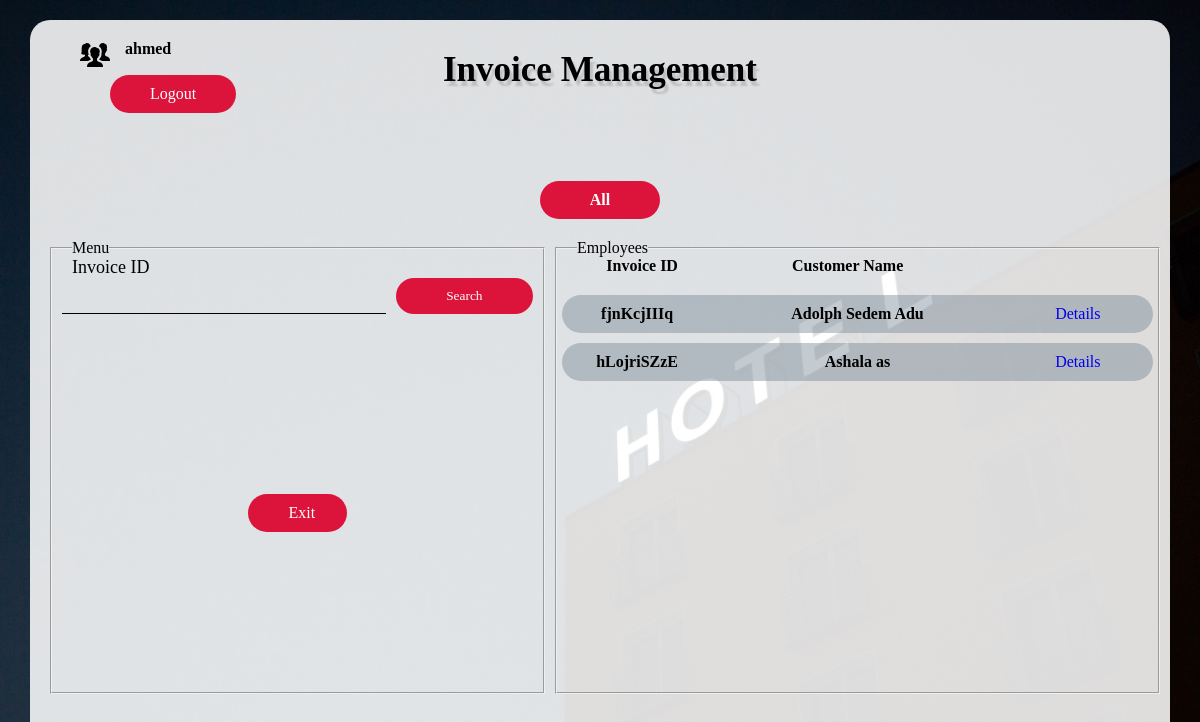
/receptionist/emp_invoice (signed in), run on the app's committed database.
### receptionist/models.py (models this page shows, shortened)
class Booking(models.Model):
    room_name = models.ForeignKey(Room, on_delete= models.SET_NULL, null=True)
    booking_id = models.CharField(max_length= 20, primary_key=True)
    guest_name = models.CharField(max_length=100)
    no_of_guests = models.IntegerField()
    arrival = models.DateField(null=True)
    departure = models.DateField(null=True)
    phone_number = models.CharField(max_length=10)
    idtypes=(
        ('Ghana Card', 'Ghana Card'),
        ('Driver\'s License', 'Driver\'s License'),
        ('Votter\'s Id', 'Votter\'s Id'),
    )
    id_type = models.CharField(max_length=20, choices=idtypes)
    id_number = models.CharField(max_length=30)
    amount_paid = models.FloatField(null=True)
    price = models.FloatField()
    active = models.BooleanField(default=True)

### receptionist/views.py (the view, shortened to what this page needs)
@login_required(login_url = './emp_login')
def emp_invoice(request):
    all_bookings = Booking.objects.all()
    all_booking = []
    search_booking = []
    today = date.today()
    for each in all_bookings:
        if each.active is True:
            dates = daterange(each.arrival, each.departure)
            for datey in dates:
                if datey == today:
                    all_booking.append(each)
    return render(request, 'emp_invoice.html', {"all_booking":all_booking})

### receptionist/views.py (called while the page is built)
def daterange(start, end):
    return [start + timedelta(n) for n in range(int((end - start).days))]

### templates/emp_invoice.html (shortened to what this page needs)
{% load static %}
<!DOCTYPE html>
<html lang="en">
<head>
    <link rel="stylesheet" href={% static "style.css" %}>
</head>
<body class="body3">
    <div class="container dash1">
        <h2>Invoice Management</h2>
        <div class="logout">
            <div class="iden">
                <img src={% static  "./images/icons/people_60px.png" %} alt="">
                {% if user.is_authenticated %}
                <p>{{user.username}}</p>
                {% endif %}
            </div>
            <a href="./logout">Logout</a>
        </div>
        <a href="./emp_invoice" style="background: crimson; cursor: pointer; padding: 10px 50px; font-weight: 600; color: white; border: none; border-radius: 20px; text-decoration: none;">All</a>
        <div class="main_body">
            <aside class="aside1">
                <fieldset>
                    <legend>Menu</legend>
                    <p>Invoice ID</p>
                    <form method="post">
                        <input type="text" class="text" name="search">
                        <input type="submit" value="Search" class="sub">
                    </form>
                    <div class="buttons invoice">
                        <a href="./emp_dashboard">Exit</a>
                    </div>
                </fieldset>
            </aside>
            <aside class="aside2">
                <fieldset>
                    <legend>Employees</legend>
                    <div class="headers">
                        <p>Invoice ID</p>
                        <p>Customer Name</p>
                    </div>
                    <div class="employees">
                        {% for booking in all_booking %}
                        <div class="employee">
                            <p>{{booking.booking_id}}</p>
                            <p>{{booking.guest_name}}</p>
                            <div class="imag">
                                <a href="./invoice_details/{{booking.booking_id}}">
                                    Details
                                </a>
                            </div>
                        </div>
                        {% endfor %}
                    </div>
                </fieldset>
            </aside>
        </div>
    </div>
</body>
</html>

### static/style.css (style rules this page uses)
* { margin: 0; padding: 0; box-sizing: border-box; font-family: Poppins; }
body { display: flex; justify-content: center; align-items: center; min-height: 100vh; min-width: 100vw; }
.body3 { background: url(./images/marten-bjork-n_IKQDCyrG0-unsplash.jpg); background-position: center; background-repeat: no-repeat; background-size: cover; }
input { background: transparent; }
.container { display: flex; justify-content: center; align-items: center; flex-direction: column; }
.logout { position: absolute; top: 0px; left: 30px; padding: 20px; display: flex; flex-direction: column; }
.logout img { width: 30px; height: 30px; }
.logout a { color: white; text-decoration: none; padding: 10px 40px; background: crimson; border-radius: 40px; margin-top: 5px; margin-left: 30px; }
.dash1 { position: relative; width: 95vw; background: rgba(255, 255, 255, 0.863); height: 95vh; border-radius: 20px; }
.dash1 h2 { position: absolute; top: 30px; font-size: 35px; margin-bottom: 40px; text-shadow: 3px 5px 2px rgba(0,0,0,0.15); }
.iden { display: flex; }
.iden p { font-weight: 700; margin-left: 15px; }
.dash1 .main_body { width: 100%; display: grid; grid-template-columns: 45% 55%; gap: 10px; height: 400px; padding: 20px; }
.main_body legend { margin-left: 20px; }
.main_body .aside1 p { font-size: 18px; margin-left: 20px; }
.main_body .aside1 form { display: grid; grid-template-columns: 70% 30%; margin-bottom: 10px; }
.main_body .aside1 form .text { border: none; outline: none; padding-left: 10px; border-bottom: 1px solid black; margin: 0px 10px 0px 10px ; }
.sub { color: white; text-decoration: none; padding: 10px 40px; background: crimson; outline: none; border: none; border-radius: 40px; cursor: pointer; margin-right: 10px; }
.buttons { display: flex; flex-direction: column; justify-content: space-between; align-items: center; }
.buttons a { color: white; text-decoration: none; padding: 10px 40px; background: crimson; outline: none; border: none; border-radius: 40px; cursor: pointer; text-align: center; margin-left: 20px; margin-right: 20px; margin-top: 30px; margin-bottom: 30px; }
.buttons a:nth-child(1) { margin-bottom: 160px; width: 90%; }
.invoice a:nth-child(1) { margin-top: 170px; width: 20%; }
.aside2 { max-height: 470px; }
.aside2 fieldset { height: 100%; }
.headers { display: grid; grid-template-columns: 30% 70% ; text-align: center; margin-bottom: 20px; }
.headers p:nth-child(1) { margin-right: 10px; font-weight: 700; }
.headers p:nth-child(2) { margin-right: 200px; font-weight: 700; }
.employees { display: flex; flex-direction: column; height: 380px; overflow-y: scroll; }
.employee { display: grid; grid-template-columns: 20% 60% 20%; background: rgba(112, 128, 144, 0.418); margin: 0px 5px 10px 5px; border-radius: 20px; padding: 10px 20px; text-align: center; }
.employee p { font-weight: 600; }
.employee a { text-decoration: none; }

### data on the page
Booking: booking_id "fjnKcjIIIq", guest_name "Adolph Sedem Adu"
Booking: booking_id "hLojriSZzE", guest_name "Ashala as"

### other printed values
{{ user.username }} "ahmed"
